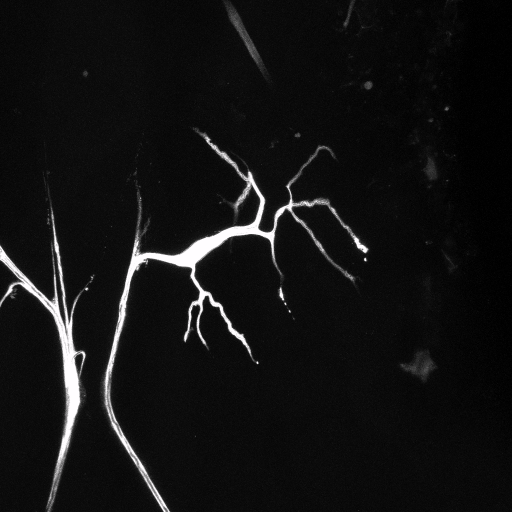
#> input picture images/insect6.tif, 1024 x 1024 px (shown at 1/2 size)
$ python binarize_crack.py ../images/insect6.tif   (older library calls are emulated)
#> lines starting #> are read from the running program, lines starting #| are printed output that depends on the picture; after the words box and inside, x2 and y2 are one past the last pixel; in counts of white or black regions, pixels touching at a corner belong together
### net/net_helpers.py
'''
    Copyright (C) 2015  Jana Lasser Max Planck Institute for Dynamics and
    Self Organization Goettingen

    This program is free software: you can redistribute it and/or modify
    it under the terms of the GNU General Public License as published by
    the Free Software Foundation, either version 3 of the License, or
    (at your option) any later version.

    This program is distributed in the hope that it will be useful,
    but WITHOUT ANY WARRANTY; without even the implied warranty of
    MERCHANTABILITY or FITNESS FOR A PARTICULAR PURPOSE.  See the
    GNU General Public License for more details.

    You should have received a copy of the GNU General Public License
    along with this program.  If not, see <http://www.gnu.org/licenses/>.

    If you find any bugs or have any suggestions, please contact me at
    jana.lasser@ds.mpg.de
'''
#path handling
from os.path import join
import os
import sys

print sys.argv[0]
path = os.path.abspath(os.path.join(os.path.dirname(__file__), '../net'))
if not path in sys.path:
    sys.path.insert(1, path)
del path


#standard imports
from os.path import join
import time
import math

#depenencies
import numpy as np
import scipy
import networkx as nx
#import matplotlib
#matplotlib.use('qt4agg')
import matplotlib.pyplot as plt
from PIL import Image
import cv2

#custom classes and functions from the cythonized helper library
from C_net_functions import CbuildTriangles, CbruteforcePruning
from C_net_functions import CcreateTriangleAdjacencyMatrix, Cpoint

#global switches
edgesize = 0.5
plt.ioff()                                                                     #turn off matplotlib interactive mode, we safe everything we plot anyways

#functions used in the vectorize.py script
def getImage(image_path):
    '''
    Helper for opening an image.

    Parameters
    ----------
    image_path: string
        path to the file containing the image

    Returns
    -------
    image: ndarray
        array containing the image data read from the file

    '''
#> called with image_path = '../images/insect6.tif'

    image = Image.open(image_path)
#> image is the input picture: PIL image 1024x1024 P; mean R, G, B 18, 17.9, 18
    image = image.convert('L')
#> image: PIL image 1024x1024 L
    image = np.asarray(image,dtype=np.uint8)
    return image

def RGBtoGray(image):
    '''
    Helper for converting an image to grayscale and converting it to
    a numpy array filled with floats.

    Parameters
    ----------
        image_path: string
            path to the file containing the image

    Returns
    -------
        image: ndarray
            array containing the image data read from the file

    '''
    if (image.ndim == 2): return image
    else:
        image = image.astype(np.float32).sum(axis=2);image/=3.0
        return image

# [201 lines left out: functions getContours, flattenContours, thresholdContours, roundTripConnect, getInteriorPoint, not called in this run]


def createTriangleAdjacencyMatrix(all_triangles):
    return CcreateTriangleAdjacencyMatrix(list(all_triangles))

# [7 lines left out: function buildTriangles, not called in this run]

def bruteforcePruning(triangles,order,verbose):
    return CbruteforcePruning(np.asarray(triangles),order,verbose)

# [403 lines left out: functions cvDistanceMap, createGraph, removeRedundantNodes, drawGraphTriangulation, _drawGraph, drawAndSafe and 3 more, not called in this run]


### binarize/binarize_crack.py
'''
    Copyright (C) 2015  Jana Lasser Max Planck Institute for Dynamics and
    Self Organization Goettingen

    This program is free software: you can redistribute it and/or modify
    it under the terms of the GNU General Public License as published by
    the Free Software Foundation, either version 3 of the License, or
    (at your option) any later version.

    This program is distributed in the hope that it will be useful,
    but WITHOUT ANY WARRANTY; without even the implied warranty of
    MERCHANTABILITY or FITNESS FOR A PARTICULAR PURPOSE.  See the
    GNU General Public License for more details.

    You should have received a copy of the GNU General Public License
    along with this program.  If not, see <http://www.gnu.org/licenses/>.

    If you find any bugs or have any suggestions, please contact me at
    jana.lasser@ds.mpg.de
'''

#path handling
from os.path import join
import os
import sys

path = os.path.abspath(os.path.join(os.path.dirname(__file__), '../net'))
if not path in sys.path:
    sys.path.insert(1, path)
del path

import cv2
from skimage.morphology import disk,closing, remove_small_objects,opening
from skimage.morphology import binary_opening, binary_closing
from skimage.filter import threshold_adaptive

from skimage.filter import rank
import numpy as np
import scipy.misc
import net_helpers as nh
import argparse
import ntpath

'''
Argument handling:
------------------

Required: source
        The program will load the image specified in "source".
        The image needs to be an 8-bit image.

Optional: destination -dest
        The script will save all results in "destination" if it is specified.
        Otherwise results are saved at the destination of the source image.

Optional: threshold_modifier -t
        The correct threshold for the thresholding process will be determined
        with Otsu's method. Nevertheless sometimes this process does not yield
        the best results and the threshold needs some manual tweaking. When
        processing a dataset, just look at the first few images, see if the
        binaries look good and if not, tweak the threshold a bit via the -t
        modifier.

Optional: minimum_feature_size -s
        If minimum_feature_size in pixels is specified, features with a size of
        up to minimum_feature_size will be removed from the binary image
        previous to processing. This serves to a) reduce the number of contours
        which will be processed and not needed in the end and b) helps the
        triangulation algorithm to not get confused when there are islands
        within holes.
        Defaults to 3000 pixels.

Optional: image_improvement -i
        If image_improvement is enabled, the binary image will be smoothed
        using binary opening and closing operations. The kernel size of said
        operations can be controlled by passing an integer along with the
        image_improvement option. The right kernel size is highly dependant on
        the resolution of the image. As a rule of thumb choose a kernel size
        below the width of the smallest feature in the image (in pixels).
        Defaults to 3 pixels.
'''


#argument handling
parser = argparse.ArgumentParser(description='Binarize: a script that ' +\
    'performs some basic image enhancement operations to sharpen contours'\
    + ' and increase contrast as well as thresholding to create a binary image.' \
    + '\nCopyright (C) 2015 Jana Lasser')

parser.add_argument('source',type=str,help='Complete path to the image')

parser.add_argument('-dest', type=str, help='Complete path to the folder '\
                + 'results will be saved to if different than source folder')

parser.add_argument('-g','--gaussian_blur', type=int, \
                help='Kernel size for the Gaussian blur.', default=3)

parser.add_argument('-t','--threshold', type=int, \
                help='Modifier for the selected threshold', default=0)

parser.add_argument('-m','--minimum_feature_size', type=int, \
                help='Minimum size (pixels) up to which features will be ' + \
                'discarded.', default = 3000)

parser.add_argument('-s','--smoothing',type=int,\
                    help='Sets kernel size of the binary opening and closing'+\
                    ' operators.', default=3)

args = parser.parse_args()
image_source = args.source
dest = args.dest
t = args.threshold
minimum_feature_size = args.minimum_feature_size                               #features smaller than minimum_feature_size will be discarded.
smoothing = args.smoothing                                                     #enables smoothing via binary opening and closing on and off
blur = args.gaussian_blur

image_name,ending = ntpath.basename(image_source).split('.')
if dest == None:
    dest = image_source.split(image_name + '.' + ending )[0]

#load the image
image = nh.getImage(image_source)
image = nh.RGBtoGray(image)
image = image.astype(np.uint8)

#blur image to get rid of most of the noise
if blur > 0:
    blur_kernel = (blur,blur)
    image = cv2.blur(image, blur_kernel)
#> image: shape (1024, 1024)

image = np.where(image > t, 0,1)
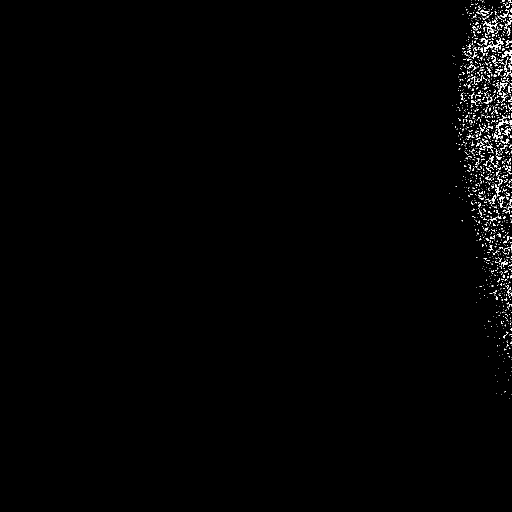
#> image: shape (1024, 1024) int64 (shown at 1/2 size); values 0 (black) and 1 (white), 0.89% white in thin lines or dots, all inside (x1, y1, x2, y2) = (899, 0, 1024, 798)

image = remove_small_objects(image.astype(bool),\
    min_size=minimum_feature_size,connectivity=1)
#> image: shape (1024, 1024) bool; every value is 0

if smoothing:                                                                  #standard binary image noise-removal with opening followed by closing
    image = binary_opening(image,disk(smoothing))                              #maybe remove this processing step if depicted structures are really tiny
    image = binary_closing(image,disk(smoothing))

image = remove_small_objects(image.astype(bool),\
    min_size=minimum_feature_size,connectivity=1)

#> (the run stopped early here; a loop or call above may not have finished)

$ run again, on images/right_kernel.png
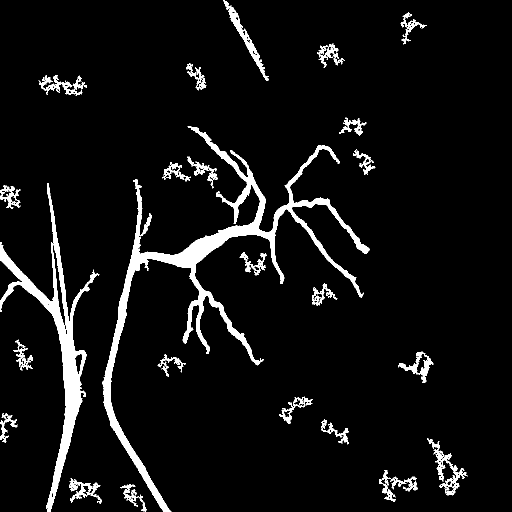
#> input picture images/right_kernel.png, 1024 x 1024 px (shown at 1/2 size)
#> in getImage, image is the input picture: PIL image 1024x1024 L; 6.1% white; 26 white regions, largest, box (x1, y1, x2, y2) and area: (204, 252, 739, 1024) 30532, (0, 366, 199, 1024) 15872, (446, 0, 538, 162) 1741
#> `image = binary_closing(image,disk(smoothing))`:
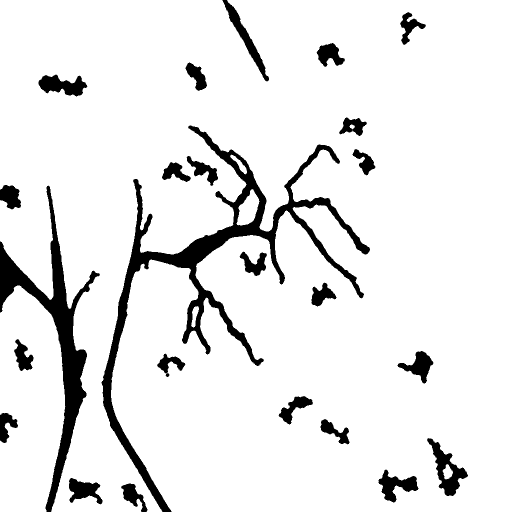
#> image: shape (1024, 1024) bool (shown at 1/2 size); 91% white; 24 black regions, largest, box (x1, y1, x2, y2) and area: (203, 251, 740, 1024) 38221, (0, 371, 200, 1024) 21360, (854, 876, 936, 992) 3313
#> `image = remove_small_objects(image.astype(bool),\ min_size=minimum_fea..`:
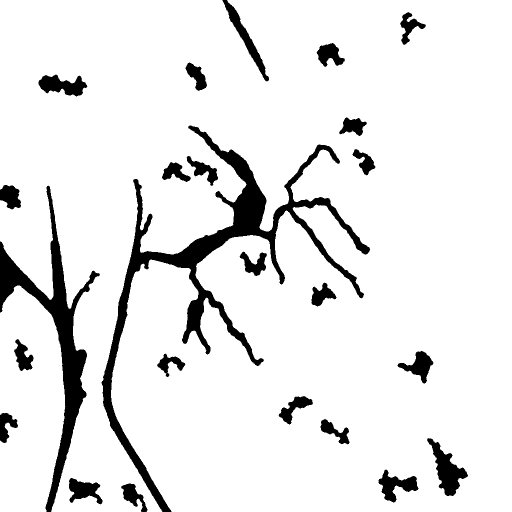
#> image: shape (1024, 1024) bool (shown at 1/2 size); 90.7% white; 24 black regions, largest, box (x1, y1, x2, y2) and area: (203, 251, 740, 1024) 40954, (0, 371, 200, 1024) 21360, (854, 876, 936, 992) 3706

$ run again, on images/too_large_kernel.png
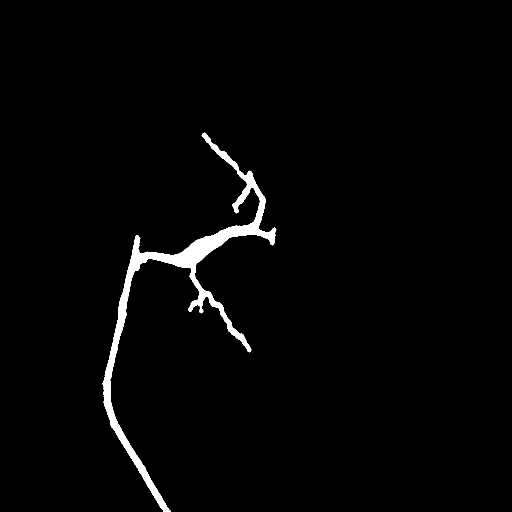
#> input picture images/too_large_kernel.png, 1024 x 1024 px (shown at 1/2 size)
#> in getImage, image is the input picture: PIL image 1024x1024 L; 2% white; 1 white region, box (x1, y1, x2, y2) and area: (205, 265, 553, 1024) 20768
#> `image = np.where(image > t, 0,1)`:
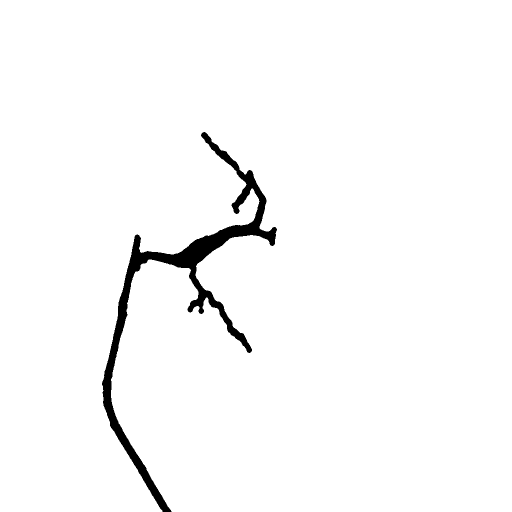
#> image: shape (1024, 1024) int64 (shown at 1/2 size); values 0 (black) and 1 (white), 97.7% white; 1 black region, box (x1, y1, x2, y2) and area: (204, 264, 554, 1024) 24641
